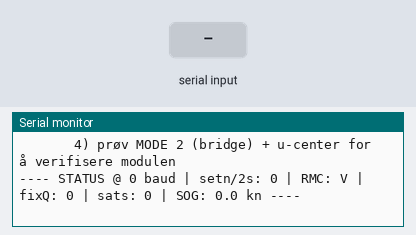
This sketch was run on a simulated ESP32. On the bench: the last lines printed to the serial monitor. The inputs (shaded band) are chosen by the test bench.

Above: at 9.1 s.
9.2 s: "GGA\n" received over the second serial link
At 9.8 s:
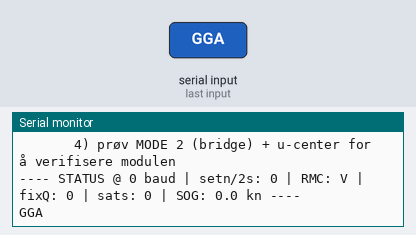
10.7 s: "RMC\n" received over the second serial link
At 11.7 s:
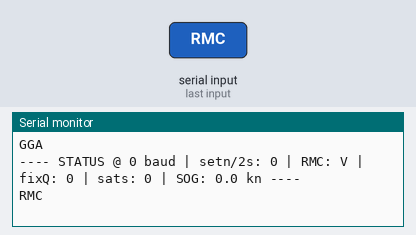
12.2 s: ",\n" received over the second serial link
At 13.3 s:
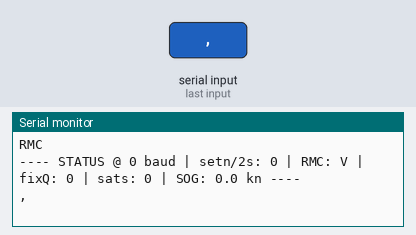
13.7 s: "$\n" received over the second serial link
At 13.9 s:
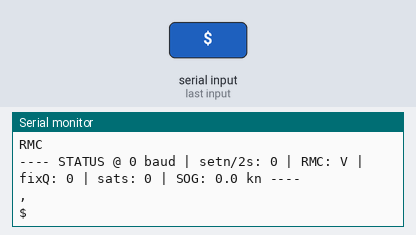
15.2 s: "1,90,45\n" received over the second serial link
At 15.6 s:
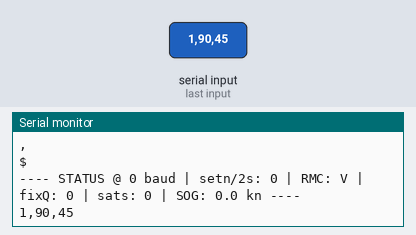

Measured:
- after the input at 9.2 s, the serial monitor: prints a new line at once (image 1)
- after the input at 10.7 s, the serial monitor: prints a new line at once (image 2)
- after the input at 12.2 s, the serial monitor: prints a new line at once (image 3)
- after the input at 13.7 s, the serial monitor: prints a new line at once (image 4)
- after the input at 15.2 s, the serial monitor: prints a new line at once (image 5)

The sketch:

gps_test_arduino.ino
```cpp
// ============================================================================
//  Autotrim — STANDALONE GPS-TEST  (TBS M10N på UART2)   [Arduino IDE-versjon]
// ----------------------------------------------------------------------------
//  Formål: bekrefte at ESP32 får kontakt med GPS-en og mottar NMEA, FØR den
//  fulle fastvaren kjøres. Rører IKKE reléer eller BLE.
//
//  Kobling (samme som config.h / Autotrim_kobling_og_IO.md):
//     GPS TX  -> ESP GPIO16 (RX2)        <-- merk kryssing
//     GPS RX  -> ESP GPIO17 (TX2)
//     GPS VCC -> 5V   (M10N forsynes fra 5V)
//     GPS GND -> GND  (felles)
//
//  Arduino IDE:
//     1) Tools -> Board -> "ESP32 Dev Module"
//     2) Tools -> Port  -> COM-porten (CP2102)
//     3) Upload (pil), så Serial Monitor @ 115200 baud
//
//  Tre moduser via MODE under:
//     0 = AUTO+PARSE : finn baud automatisk, vis fix/sats/SOG + rå NMEA  (anbefalt først)
//     1 = RAW ECHO   : send alt fra GPS rått til USB på fast baud (FORCED_BAUD)
//     2 = BRIDGE     : transparent USB<->GPS-bro for u-center (konfig/baud-bytte)
// ============================================================================

#define MODE 0                     // 0=auto+parse, 1=raw echo, 2=bridge
static const uint32_t FORCED_BAUD = 9600;   // brukt i MODE 1 og 2

// Pinner — MÅ stemme med firmware/src/config.h
static const int PIN_GPS_RX = 16;  // ESP RX2  <- GPS TX
static const int PIN_GPS_TX = 17;  // ESP TX2  -> GPS RX

#define GPS Serial2

// Vanlige u-blox/NMEA-rater å prøve (M10 leveres ofte på 9600, config bruker 115200)
static const uint32_t CANDIDATES[] = {9600, 38400, 57600, 115200, 19200, 4800};
static const int N_CANDIDATES = sizeof(CANDIDATES) / sizeof(CANDIDATES[0]);

static uint32_t activeBaud = 0;

// ---- enkel NMEA-akkumulator (linje-for-linje) ----
static char    line[120];
static uint8_t lineLen = 0;

// telleverk for periodisk status
static uint32_t tStatus = 0;
static uint32_t sentenceCount = 0;
static char     lastFixQ = '0';     // GGA fix quality (0=ingen)
static int      lastSats = 0;
static char     lastRmcStatus = 'V';// RMC status (A=gyldig, V=ugyldig)
static float    lastSogKn = 0.0f;

// hent n-te kommaseparerte felt fra en NMEA-setning; tom streng om mangler
static String nmeaField(const char* s, int idx) {
  int field = 0;
  String out = "";
  for (const char* p = s; *p && *p != '*'; ++p) {
    if (*p == ',') { field++; continue; }
    if (field == idx) out += *p;
    if (field > idx) break;
  }
  return out;
}

static void parseLine(const char* s) {
  // s starter med '$' ... f.eks. $GNGGA / $GPGGA / $GNRMC
  if (strlen(s) < 6 || s[0] != '$') return;
  sentenceCount++;
  const char* type = s + 3;                 // hopp over "$Gx"
  if (strncmp(type, "GGA", 3) == 0) {
    String q  = nmeaField(s, 6);            // fix quality
    String nv = nmeaField(s, 7);            // antall satellitter brukt
    if (q.length())  lastFixQ = q[0];
    if (nv.length()) lastSats = nv.toInt();
  } else if (strncmp(type, "RMC", 3) == 0) {
    String st = nmeaField(s, 2);            // status A/V
    String sp = nmeaField(s, 7);            // speed over ground i knop
    if (st.length()) lastRmcStatus = st[0];
    if (sp.length()) lastSogKn = sp.toFloat();
  }
}

// Lytt en periode på gjeldende baud og vurder om vi ser gyldig NMEA.
static bool probeBaud(uint32_t baud, uint32_t ms) {
  GPS.begin(baud, SERIAL_8N1, PIN_GPS_RX, PIN_GPS_TX);
  delay(60);
  while (GPS.available()) GPS.read();        // tøm
  uint32_t t0 = millis();
  int bytes = 0, dollars = 0; bool nl = false;
  while (millis() - t0 < ms) {
    while (GPS.available()) {
      char c = (char)GPS.read();
      bytes++;
      if (c == '$') dollars++;
      if (c == '\n') nl = true;
    }
  }
  Serial.printf("  %6lu baud : %4d bytes, %2d '$', linjeskift=%s\n",
                (unsigned long)baud, bytes, dollars, nl ? "ja" : "nei");
  bool ok = (dollars >= 2 && nl);            // minst et par setninger med ramme
  if (!ok) GPS.end();
  return ok;
}

static uint32_t autodetectBaud() {
  Serial.println(F("Auto-detekterer GPS-baud (lytter ~1,2 s per rate):"));
  for (int i = 0; i < N_CANDIDATES; ++i) {
    if (probeBaud(CANDIDATES[i], 1200)) return CANDIDATES[i];
  }
  return 0;
}

void setup() {
  Serial.begin(115200);
  delay(400);
  Serial.println();
  Serial.println(F("=========================================="));
  Serial.println(F(" Autotrim GPS-test (TBS M10N, UART2)"));
  Serial.println(F("------------------------------------------"));
  Serial.printf ( " Pinner: GPS TX -> GPIO%d (RX2), GPS RX -> GPIO%d (TX2)\n",
                  PIN_GPS_RX, PIN_GPS_TX);
  Serial.println(F(" GPS VCC=5V, GND=felles. Krysset TX/RX!"));
  Serial.println(F("==========================================\n"));

#if MODE == 2
  // -------- BRIDGE: transparent USB<->GPS for u-center --------
  Serial.printf("BRIDGE-modus @ %lu baud. Koble u-center til denne COM-porten.\n",
                (unsigned long)FORCED_BAUD);
  GPS.begin(FORCED_BAUD, SERIAL_8N1, PIN_GPS_RX, PIN_GPS_TX);
  activeBaud = FORCED_BAUD;
#elif MODE == 1
  // -------- RAW ECHO på fast baud --------
  Serial.printf("RAW ECHO @ %lu baud.\n\n", (unsigned long)FORCED_BAUD);
  GPS.begin(FORCED_BAUD, SERIAL_8N1, PIN_GPS_RX, PIN_GPS_TX);
  activeBaud = FORCED_BAUD;
#else
  // -------- AUTO + PARSE --------
  activeBaud = autodetectBaud();
  if (activeBaud == 0) {
    Serial.println(F("\n*** FANT INGEN GYLDIG NMEA PÅ NOEN RATE ***"));
    Serial.println(F("Sjekk: 1) TX/RX kryss  2) 5V+GND  3) at GPS faktisk er på"));
    Serial.println(F("       4) prøv MODE 2 (bridge) + u-center for å verifisere modulen"));
  } else {
    Serial.printf("\n>>> GPS funnet på %lu baud. Viser data...\n", (unsigned long)activeBaud);
    if (activeBaud != 115200) {
      Serial.println(F("MERK: dette er IKKE 115200 som config.h bruker."));
      Serial.println(F("      Enten endre GPS_BAUD i config.h til denne raten,"));
      Serial.println(F("      eller konfigurer modulen til 115200 (u-center / UBX-CFG-PRT)."));
    }
    Serial.println(F("(Innendørs: NMEA kommer, men fix=0/sats lavt er normalt — krever fri sikt.)\n"));
    tStatus = millis();
  }
#endif
}

void loop() {
#if MODE == 2
  // transparent bro begge veier
  while (GPS.available())    Serial.write(GPS.read());
  while (Serial.available()) GPS.write(Serial.read());
  return;
#else
  while (GPS.available()) {
    char c = (char)GPS.read();

  #if MODE == 1
    Serial.write(c);                 // rått ekko
  #else
    // samle linje, parse ved linjeslutt, og ekko rått slik at du ser setningene
    if (c == '\n' || c == '\r') {
      if (lineLen > 0) {
        line[lineLen] = '\0';
        Serial.print(line); Serial.println();
        parseLine(line);
        lineLen = 0;
      }
    } else if (lineLen < sizeof(line) - 1) {
      line[lineLen++] = c;
    }
  #endif
  }

  #if MODE == 0
  // periodisk sammendrag hvert 2. sekund
  if (millis() - tStatus >= 2000) {
    tStatus = millis();
    Serial.printf("---- STATUS @ %lu baud | setn/2s: %lu | RMC: %c | fixQ: %c | sats: %d | SOG: %.1f kn ----\n",
                  (unsigned long)activeBaud, (unsigned long)sentenceCount,
                  lastRmcStatus, lastFixQ, lastSats, lastSogKn);
    sentenceCount = 0;
  }
  #endif
#endif
}
```
